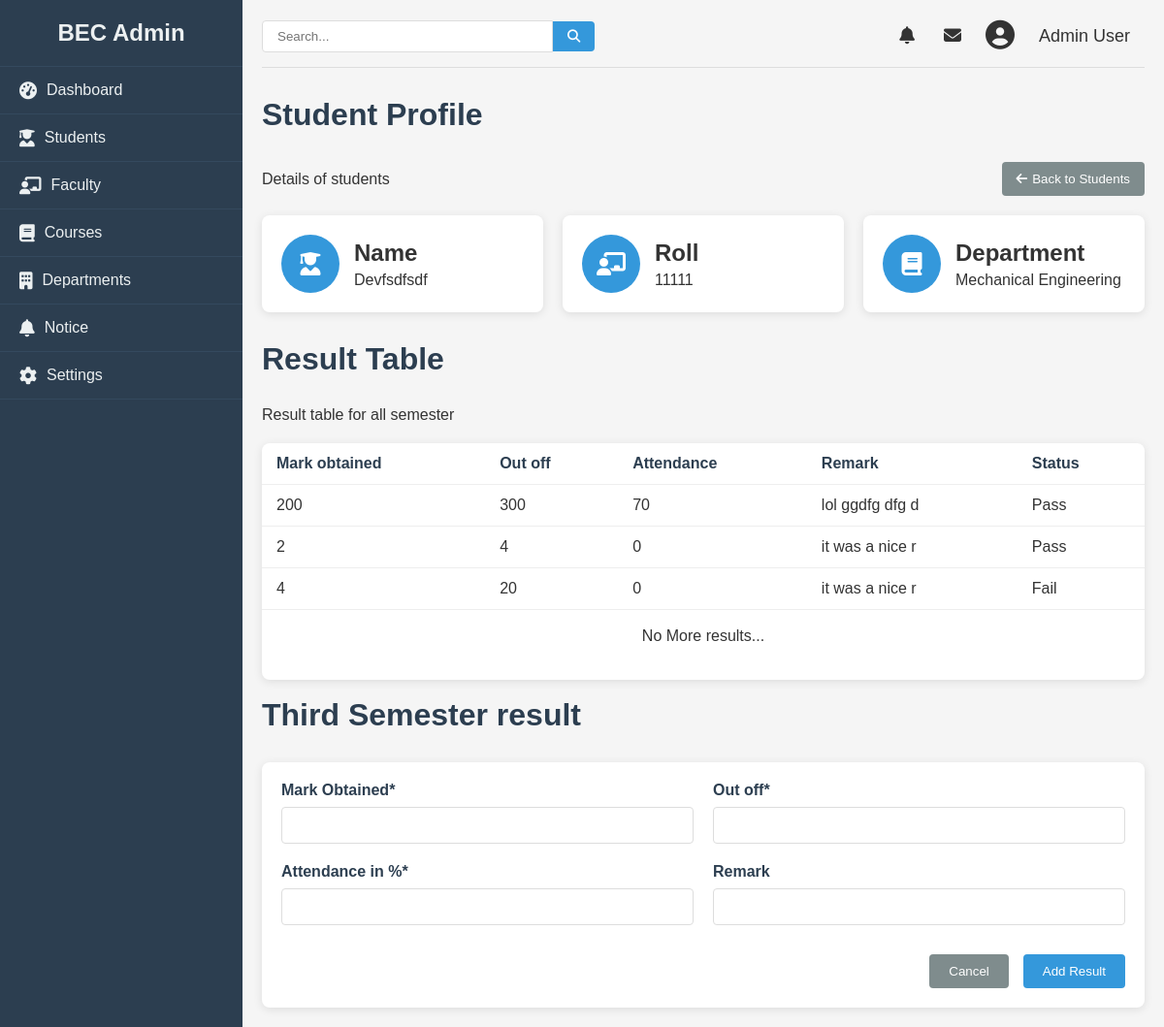
Page /admin/addresult/2 on the earlier database version.
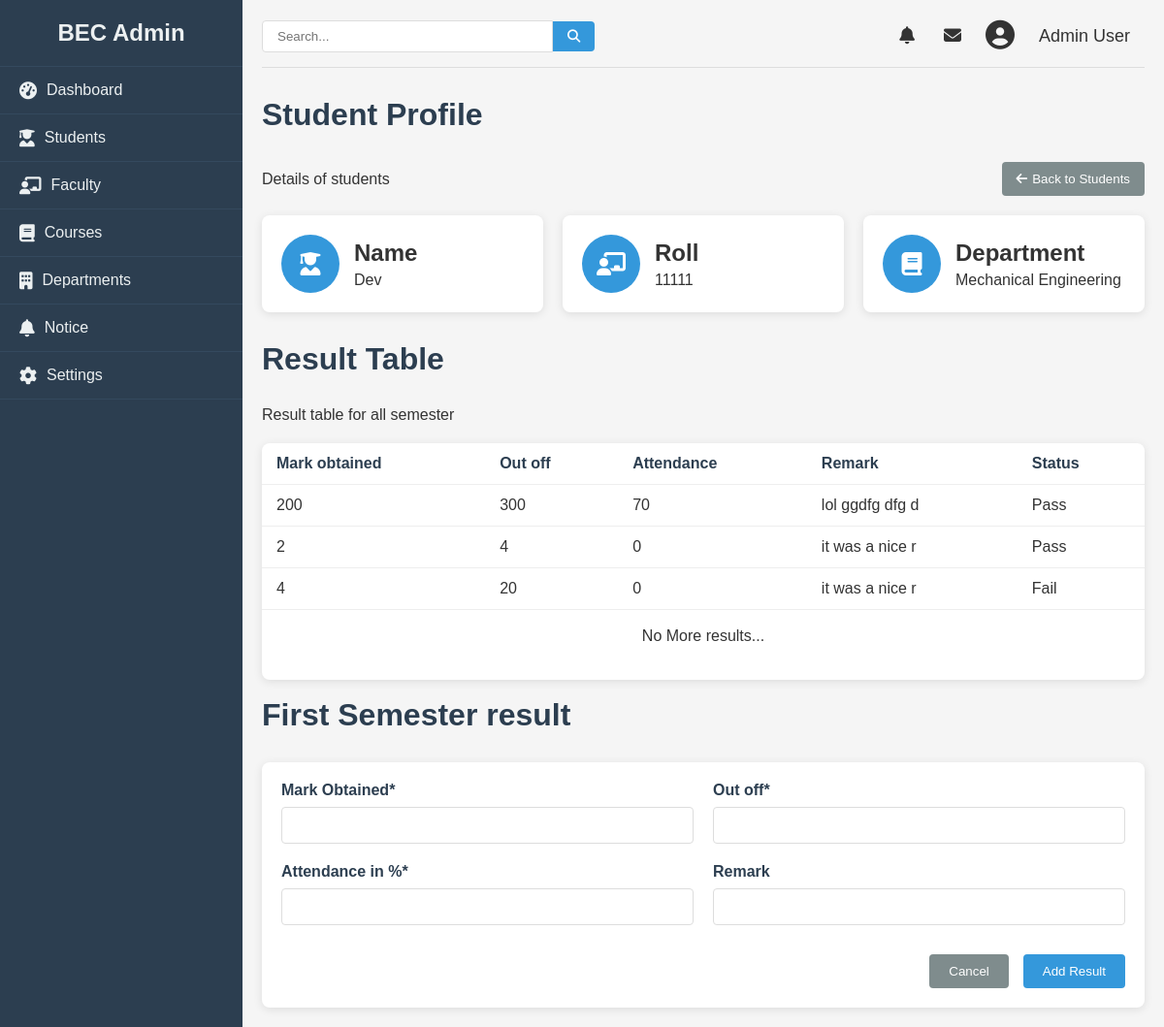
Same page on the later database version.
### college/model.py (models this page shows, shortened)
class Student(db.Model):
    id = db.Column(db.Integer, primary_key=True)
    name = db.Column(db.String(100), nullable=False)
    roll = db.Column(db.Integer, nullable=False)
    email = db.Column(db.String(100), unique=True, nullable=False)
    phone = db.Column(db.Integer, nullable=False)
    semester = db.Column(db.Integer, db.ForeignKey('semester.id'), nullable=False)
    dob = db.Column(db.Date, nullable=False)
    gender = db.Column(db.String, nullable=False)
    department = db.Column(db.String, nullable=False)
    address = db.Column(db.String, nullable=False)

class Semester(db.Model):
    id = db.Column(db.Integer, primary_key=True)
    name = db.Column(db.String(100), nullable=False)
    students = db.relationship('Student', backref='semester_', lazy=True)

### college/admin/addroute.py (the view, shortened to what this page needs)
@app.route("/admin/addresult/<id>", methods = ["GET", "POST"])
def addresult(id):
    student = Student.query.get(id)
    result = Result.query.filter_by(student_id=id)
    if not result:
        result = None
    return render_template("addresult.html", student=student, result = result)

### college/admin/templates/addresult.html (shortened to what the changed rows need)
{% from "macro/cmsnav.html" import cmsnav%}
{%extends "admbase.html"%}
{%block head%}
<link rel="stylesheet" href="{{url_for('static', filename='css/styles.css')}}">
<link rel="stylesheet" href="https://cdnjs.cloudflare.com/ajax/libs/font-awesome/6.4.0/css/all.min.css">
{%endblock%}
{%block content%}
<div class="container" w-tid="21">
    {{cmsnav()}}
    <main class="main-content" w-tid="111">
        <div id="dashboard-page" class="content-section" w-tid="139">
            <div class="dashboard" w-tid="141">
                <h1 w-tid="143">Student Profile</h1>
                <div class="students-header" w-tid="359">
                    <p w-tid="361">Details of students </p>
                    <a style="text-decoration: none; color:white" href="/admin/student">
                    </a>
                </div>
                <div class="stats-cards" w-tid="145">
                    <div class="stat-card" w-tid="147">
                        <div class="stat-details" w-tid="153">
                            <h3 w-tid="155">Name</h3>
                            <p w-tid="157">{{student.name |title}}</p>
                        </div>
                    </div>
                    <div class="stat-card" w-tid="159">
                        <div class="stat-details" w-tid="165">
                            <h3 w-tid="167">Roll</h3>
                            <p w-tid="169">{{student.roll}}</p>
                        </div>
                    </div>
                    <div class="stat-card" w-tid="171">
                        <div class="stat-details" w-tid="177">
                            <h3 w-tid="179">Department</h3>
                            <p w-tid="181">{{student.department }}</p>
                        </div>
                    </div>
                </div>
                <h1 w-tid="143">Result Table</h1>
                <div class="students-header" w-tid="359">
                    <p w-tid="361">Result table for all semester</p>
                </div>
                <div class="students-table" w-tid="415">
                    <table w-tid="417">
                        <thead w-tid="419">
                            <tr w-tid="421">
                                <th w-tid="425">Mark obtained</th>
                                <th w-tid="427">Out off</th>
                                <th w-tid="425">Attendance</th>
                                <th w-tid="429">Remark</th>
                                <th w-tid="433">Status</th>
                            </tr>
                        </thead>
                    </table>
                    {%if not result.id%}
                    <br>
                    <p style="text-align: center;">No More results...</p> <br><br>
                    {% endif %}
                </div>
                <br>
                <h1 w-tid="357">{{student.semester_.name}} result</h1>
                <div class="student-form-container" w-tid="1519">
                    <form id="add-result-form" method="POST" action="/admin/addresult/{{ student.id }}"
                        class="student-form" w-tid="1521">
                    </form>
                </div>
            </div>
        </div>
    </main>
</div>
{%endblock%}

Differences in the rows shown:
no longer on this page (row unchanged): Semester: semester_.name "Third Semester"
changed Student "Mechanical Engineering": name "Devfsdfsdf" → "Dev"
now on this page (row unchanged): Semester: semester_.name "First Semester"
